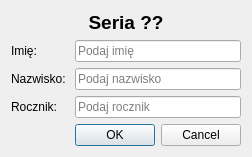
<?xml version="1.0" encoding="UTF-8"?>
<ui version="4.0">
 <class>Dialog</class>
 <widget class="QDialog" name="Dialog">
  <property name="geometry">
   <rect>
    <x>0</x>
    <y>0</y>
    <width>233</width>
    <height>145</height>
   </rect>
  </property>
  <property name="windowTitle">
   <string>Dialog</string>
  </property>
  <layout class="QFormLayout" name="formLayout">
   <item row="1" column="0">
    <widget class="QLabel" name="label">
     <property name="text">
      <string>Imię:</string>
     </property>
    </widget>
   </item>
   <item row="1" column="1">
    <widget class="QLineEdit" name="imie_lineEdit">
     <property name="placeholderText">
      <string>Podaj imię</string>
     </property>
    </widget>
   </item>
   <item row="2" column="0">
    <widget class="QLabel" name="label_2">
     <property name="text">
      <string>Nazwisko: </string>
     </property>
    </widget>
   </item>
   <item row="2" column="1">
    <widget class="QLineEdit" name="nazwisko_lineEdit">
     <property name="placeholderText">
      <string>Podaj nazwisko</string>
     </property>
    </widget>
   </item>
   <item row="3" column="0">
    <widget class="QLabel" name="label_3">
     <property name="text">
      <string>Rocznik: </string>
     </property>
    </widget>
   </item>
   <item row="3" column="1">
    <widget class="QLineEdit" name="rocznik_lineEdit">
     <property name="inputMask">
      <string>0000</string>
     </property>
     <property name="placeholderText">
      <string>Podaj rocznik</string>
     </property>
    </widget>
   </item>
   <item row="4" column="1">
    <widget class="QDialogButtonBox" name="buttonBox">
     <property name="orientation">
      <enum>Qt::Horizontal</enum>
     </property>
     <property name="standardButtons">
      <set>QDialogButtonBox::Cancel|QDialogButtonBox::Ok</set>
     </property>
    </widget>
   </item>
   <item row="0" column="0" colspan="2">
    <widget class="QLabel" name="seria_label">
     <property name="text">
      <string>&lt;html&gt;&lt;head/&gt;&lt;body&gt;&lt;p align=&quot;center&quot;&gt;&lt;span style=&quot; font-size:14pt; font-weight:600;&quot;&gt;Seria ??&lt;/span&gt;&lt;/p&gt;&lt;/body&gt;&lt;/html&gt;</string>
     </property>
    </widget>
   </item>
  </layout>
 </widget>
 <resources/>
 <connections>
  <connection>
   <sender>buttonBox</sender>
   <signal>accepted()</signal>
   <receiver>Dialog</receiver>
   <slot>accept()</slot>
   <hints>
    <hint type="sourcelabel">
     <x>248</x>
     <y>254</y>
    </hint>
    <hint type="destinationlabel">
     <x>157</x>
     <y>274</y>
    </hint>
   </hints>
  </connection>
  <connection>
   <sender>buttonBox</sender>
   <signal>rejected()</signal>
   <receiver>Dialog</receiver>
   <slot>reject()</slot>
   <hints>
    <hint type="sourcelabel">
     <x>316</x>
     <y>260</y>
    </hint>
    <hint type="destinationlabel">
     <x>286</x>
     <y>274</y>
    </hint>
   </hints>
  </connection>
 </connections>
</ui>
